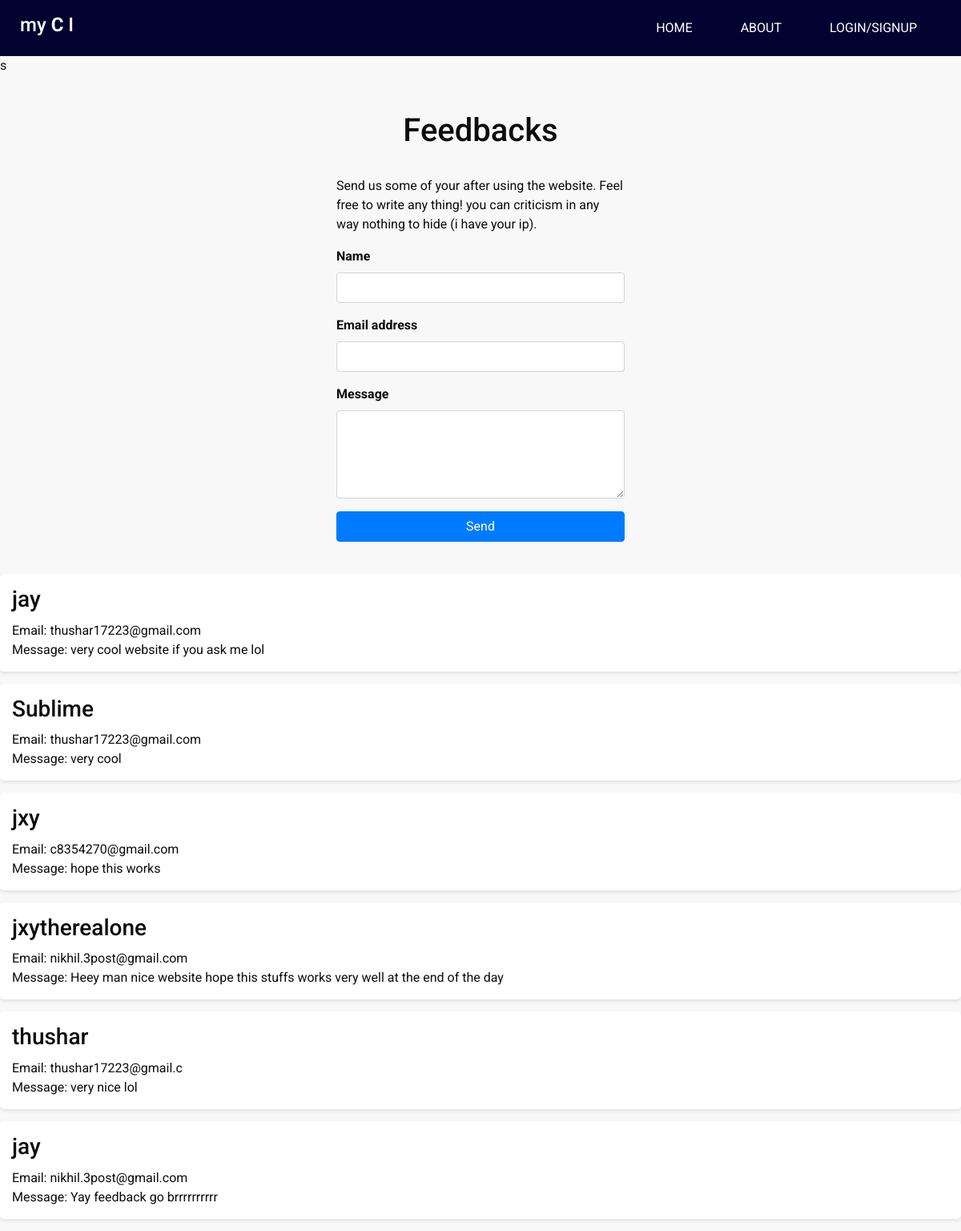
The page /feedback-form.php on the database its author committed.
### tables this page shows
CREATE TABLE IF NOT EXISTS `feedbacks` (
  `id` int NOT NULL AUTO_INCREMENT,
  `name` varchar(20) NOT NULL,
  `email` varchar(25) NOT NULL,
  `message` varchar(100) NOT NULL,
  PRIMARY KEY (`id`)
);

### feedback-form.php (the view, shortened to what this page needs)
<!DOCTYPE html>
<html>
<head>
  <link rel="stylesheet" type="text/css" href="css/bootstrap.css" />
  <link href="css/font-awesome.min.css" rel="stylesheet" />
  <link href="css/style.css" rel="stylesheet" />
  <link href="css/responsive.css" rel="stylesheet" />
</head>
<body class="sub_page">
  <div class="hero_area">
    <header class="header_section">
      <div class="container-fluid">
        <nav class="navbar navbar-expand-lg custom_nav-container ">
          <a class="navbar-brand" href="home.php">
            <h4 style="font-size: x-large; cursor: pointer; color: white;">
              my
              <span style="font-size: x-large;">c</span>
              I
            </h4>
          </a>
          <div class="collapse navbar-collapse" id="navbarSupportedContent">
            <ul class="navbar-nav  ml-auto">
              <li class="nav-item ">
                <a class="nav-link" href="home.php">Home <span class="sr-only">(current)</span></a>
              </li>
              <li class="nav-item active">
                <a class="nav-link" href="about.php"> About</a>
              </li>
              <li class="nav-item dropdown">
              <?php
                  if (isset($_COOKIE['username']) || isset($_COOKIE['email'])) {
                    echo '<a class="nav-link dropdown-toggle" href="#" id="navbarDropdown" role="button" data-toggle="dropdown" aria-haspopup="true" aria-expanded="false">
                    Dashboard </a>';
                  } else {
                    echo '<a class="nav-link dropdown-toggle" href="#" id="navbarDropdown" role="button" data-toggle="dropdown" aria-haspopup="true" aria-expanded="false">
                    Login/SignUp </a>';
                  }
                ?>
              </li>
            </ul>
          </div>
        </nav>
      </div>
    </header>
  </div>
<?php
    include('backend-php/feedback.php');
    ?>
  <div class="container">
        <div class="custom-form">
            <h1 style="text-align: center; padding: 25px;">Feedbacks</h1>
            <p>Send us some of your after using the website. Feel free to write any thing! you can criticism in any way nothing to hide
                (i have your ip). </p>
            <form method="post" action="backend-php/feedback.php">
                <div class="form-group">
                    <label for="form4Example1">Name</label>
                    <input type="text" id="form4Example1" class="form-control" name="name"/>
                </div>
                <div class="form-group">
                    <label for="form4Example2">Email address</label>
                    <input type="email" id="form4Example2" class="form-control" name="email"/>
                </div>
                <div class="form-group">
                    <label for="form4Example3">Message</label>
                    <textarea class="form-control" id="form4Example3" rows="4" name="message"></textarea>
                </div>
                <button type="submit" class="btn btn-primary btn-block">Send</button>
            </form>
        </div>
    </div>
    <?php
        $sql = "SELECT * FROM feedbacks";
        $result = $conn->query($sql);
        if ($result->num_rows > 0) {
            echo '<div class="feedback-list">';
        }
        while ($row = $result->fetch_assoc()) {
            echo '<div class="feedback-card">';
            echo '<h3>' . $row["name"] . '</h3>';
            echo '<p>Email: ' . $row["email"] . '</p>';
            echo '<p>Message: ' . $row["message"] . '</p>';
            echo '</div>';
        }
        echo '</div>';
    ?>
</body>
</html>

### css/style.css (style rules this page uses)
body { font-family: "Roboto", sans-serif; color: #0c0c0c; background-color: #f8f8f8; overflow-x: hidden; }
a, a:hover, a:focus { text-decoration: none; }
.btn, .btn:focus { outline: none !important; -webkit-box-shadow: none; box-shadow: none; }
.hero_area { position: relative; background-color: #020230; min-height: 100vh; display: -webkit-box; display: -ms-flexbox; display: flex; -webkit-box-orient: vertical; -webkit-box-direction: normal; -ms-flex-direction: column; flex-direction: column; }
.sub_page .hero_area { min-height: auto; }
.header_section .container-fluid { padding-right: 25px; padding-left: 25px; }
.navbar-brand span { font-weight: bold; color: #ffffff; font-size: 24px; text-transform: uppercase; }
.custom_nav-container { padding: 10px 0; }
.custom_nav-container .navbar-nav .nav-item .nav-link { padding: 3px 15px; margin: 10px 15px; color: #ffffff; text-align: center; text-transform: uppercase; }

### css/responsive.css (style rules this page uses)
@media (min-width: 1200px) { .container { max-width: 1170px; } }

### feedback-form.php (style rules this page uses)
.nav-item.dropdown { position: relative; }
.nav-link.dropdown-toggle::after { display: none; }
.custom-form { max-width: 400px; margin: 0 auto; padding: 20px; }
.custom-form label { font-weight: bold; }
.feedback-list { margin-top: 20px; }
.feedback-card { background-color: #fff; border-radius: 5px; padding: 15px; margin-bottom: 15px; box-shadow: 0 2px 4px rgba(0, 0, 0, 0.1); }
.feedback-card h3 { margin-top: 0; margin-bottom: 10px; }
.feedback-card p { margin: 0; }

### rows shown on the page
feedbacks: name "jay", email "thushar17223@gmail.com", message "very cool website if you ask me lol"
feedbacks: name "Sublime", email "thushar17223@gmail.com", message "very cool"
feedbacks: name "jxy", email "c8354270@gmail.com", message "hope this works"
feedbacks: name "jxytherealone", email "nikhil.3post@gmail.com", message "Heey man nice website hope this stuffs works very well at the end of the day"
feedbacks: name "thushar", email "thushar17223@gmail.c", message "very nice lol"
feedbacks: name "jay", email "nikhil.3post@gmail.com", message "Yay feedback go brrrrrrrrrr"
